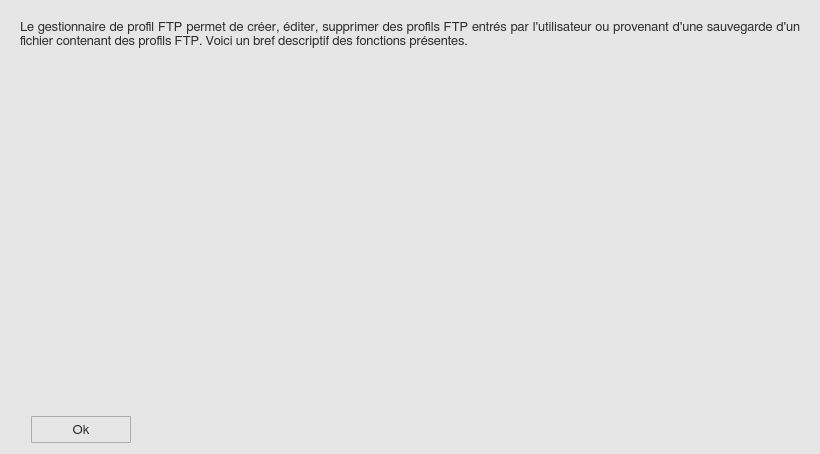
<?xml version="1.0" encoding="UTF-8"?>
<ui version="4.0">
 <class>infoWindow</class>
 <widget class="QWidget" name="infoWindow">
  <property name="geometry">
   <rect>
    <x>0</x>
    <y>0</y>
    <width>820</width>
    <height>454</height>
   </rect>
  </property>
  <property name="minimumSize">
   <size>
    <width>0</width>
    <height>0</height>
   </size>
  </property>
  <property name="maximumSize">
   <size>
    <width>16777215</width>
    <height>16777215</height>
   </size>
  </property>
  <property name="font">
   <font>
    <family>FreeSans</family>
    <pointsize>10</pointsize>
    <stylestrategy>PreferAntialias</stylestrategy>
    <kerning>true</kerning>
   </font>
  </property>
  <property name="windowTitle">
   <string>Information</string>
  </property>
  <property name="windowIcon">
   <iconset>
    <normaloff>icons/info_popup_icon.svg</normaloff>icons/info_popup_icon.svg</iconset>
  </property>
  <property name="styleSheet">
   <string notr="true">QWidget {
	background-color: rgb(230,230,230);
}

QScrollBar:vertical {
  border: 1px solid white;
  background-color: rgb(240, 240, 240);
  width: 20px;
  margin: 21px 0px 21px 0px;
}

QScrollBar:horizontal {
  border: 1px solid white;
  background-color: rgb(240, 240, 240);
  height: 20px;
  margin: 0px 21px 0px 21px;
}

QScrollBar::handle:vertical {
  background-color: rgb(205, 205, 205);
  min-height: 25px;
}

QScrollBar:handle:vertical:hover {
  background-color: rgb(166, 166, 166);
}

QScrollBar:handle:vertical:pressed {
  background-color: rgb(96, 96, 96);
}

QScrollBar::handle:horizontal {
  background-color: rgb(205, 205, 205);
  min-width: 25px;
}

QScrollBar:handle:horizontal:hover {
  background-color: rgb(166, 166, 166);
}

QScrollBar:handle:horizontal:pressed {
  background-color: rgb(96, 96, 96);
}

QScrollBar::add-line:vertical {
  border-top: 1px solid rgb(240,240,240);
  border-left: 1px solid white;
  border-right: 1px solid white;
  border-bottom: 1px solid white;
  background-color: rgb(240, 240, 240);
  height: 20px;
  subcontrol-position: bottom;
  subcontrol-origin: margin;
}

QScrollBar::add-line:vertical:hover {
  background-color: rgb(218, 218, 218);
}

QScrollBar::add-line:vertical:pressed {
  background-color: rgb(96, 96, 96);
}

QScrollBar::sub-line:vertical {
  border-top: 1px solid white;
  border-left: 1px solid white;
  border-right: 1px solid white;
  border-bottom: 1px solid rgb(240,240,240);
  background-color: rgb(240, 240, 240);
  height: 20px;
  subcontrol-position: top;
  subcontrol-origin: margin;
}

QScrollBar::sub-line:vertical:hover {
  background-color: rgb(218, 218, 218);
}

QScrollBar::sub-line:vertical:pressed {
  background-color: rgb(96, 96, 96);
}

QScrollBar::up-arrow:vertical {
  image: url(icons/up_arrow_icon.svg); 
  width: 16px;
  height: 16px;
}

QScrollBar::up-arrow:vertical:pressed {
  right: -1px;
  bottom: -1px;
}

QScrollBar::down-arrow:vertical {
  image: url(icons/down_arrow_icon.svg); 
  width: 16px;
  height: 16px;
}

QScrollBar::down-arrow:vertical:pressed {
  right: -1px;
  bottom: -1px;
}

QScrollBar::add-line:horizontal {
  border-top: 1px solid white;
  border-left: 1px solid rgb(240,240,240);
  border-right: 1px solid white;
  border-bottom: 1px solid white;
  background-color: rgb(240, 240, 240);
  width: 20px;
  subcontrol-position: right;
  subcontrol-origin: margin;
}

QScrollBar::add-line:horizontal:hover {
  background-color: rgb(218, 218, 218);
}

QScrollBar::add-line:horizontal:pressed {
  background-color: rgb(96, 96, 96);
}

QScrollBar::sub-line:horizontal {
  border-top: 1px solid white;
  border-left: 1px solid white;
  border-right: 1px solid rgb(240,240,240);
  border-bottom: 1px solid white;
  background-color: rgb(240, 240, 240);
  width: 20px;
  subcontrol-position: left;
  subcontrol-origin: margin;
}

QScrollBar::sub-line:horizontal:hover {
  background-color: rgb(218, 218, 218);
}

QScrollBar::sub-line:horizontal:pressed {
  background-color: rgb(96, 96, 96);
}

QScrollBar::left-arrow:horizontal {
  image: url(icons/left_arrow_icon.svg); 
  width: 16px;
  height: 16px;
}

QScrollBar::left-arrow:horizontal:pressed {
  right: -1px;
  bottom: -1px;
}

QScrollBar::right-arrow:horizontal {
  image: url(icons/right_arrow_icon.svg); 
  width: 16px;
  height: 16px;
}

QScrollBar::right-arrow:horizontal:pressed {
  right: -1px;
  bottom: -1px;
}</string>
  </property>
  <layout class="QGridLayout" name="gridLayout_2">
   <item row="0" column="0">
    <widget class="QScrollArea" name="other_attribute_scroll">
     <property name="styleSheet">
      <string notr="true">QScrollArea { background: transparent; }

QScrollArea &gt; QWidget &gt; QWidget { background: transparent; }

QScrollBar:vertical {
  border: 1px solid white;
  background-color: rgb(240, 240, 240);
  width: 20px;
  margin: 21px 0px 21px 0px;
}

QScrollBar:horizontal {
  border: 1px solid white;
  background-color: rgb(240, 240, 240);
  height: 20px;
  margin: 0px 21px 0px 21px;
}

QScrollBar::handle:vertical {
  background-color: rgb(205, 205, 205);
  min-height: 25px;
}

QScrollBar:handle:vertical:hover {
  background-color: rgb(166, 166, 166);
}

QScrollBar:handle:vertical:pressed {
  background-color: rgb(96, 96, 96);
}

QScrollBar::handle:horizontal {
  background-color: rgb(205, 205, 205);
  min-width: 25px;
}

QScrollBar:handle:horizontal:hover {
  background-color: rgb(166, 166, 166);
}

QScrollBar:handle:horizontal:pressed {
  background-color: rgb(96, 96, 96);
}

QScrollBar::add-line:vertical {
  border-top: 1px solid rgb(240,240,240);
  border-left: 1px solid white;
  border-right: 1px solid white;
  border-bottom: 1px solid white;
  background-color: rgb(240, 240, 240);
  height: 20px;
  subcontrol-position: bottom;
  subcontrol-origin: margin;
}

QScrollBar::add-line:vertical:hover {
  background-color: rgb(218, 218, 218);
}

QScrollBar::add-line:vertical:pressed {
  background-color: rgb(96, 96, 96);
}

QScrollBar::sub-line:vertical {
  border-top: 1px solid white;
  border-left: 1px solid white;
  border-right: 1px solid white;
  border-bottom: 1px solid rgb(240,240,240);
  background-color: rgb(240, 240, 240);
  height: 20px;
  subcontrol-position: top;
  subcontrol-origin: margin;
}

QScrollBar::sub-line:vertical:hover {
  background-color: rgb(218, 218, 218);
}

QScrollBar::sub-line:vertical:pressed {
  background-color: rgb(96, 96, 96);
}

QScrollBar::up-arrow:vertical {
  image: url(icons/up_arrow_icon.svg); 
  width: 16px;
  height: 16px;
}

QScrollBar::up-arrow:vertical:pressed {
  right: -1px;
  bottom: -1px;
}

QScrollBar::down-arrow:vertical {
  image: url(icons/down_arrow_icon.svg); 
  width: 16px;
  height: 16px;
}

QScrollBar::down-arrow:vertical:pressed {
  right: -1px;
  bottom: -1px;
}

QScrollBar::add-line:horizontal {
  border-top: 1px solid white;
  border-left: 1px solid rgb(240,240,240);
  border-right: 1px solid white;
  border-bottom: 1px solid white;
  background-color: rgb(240, 240, 240);
  width: 20px;
  subcontrol-position: right;
  subcontrol-origin: margin;
}

QScrollBar::add-line:horizontal:hover {
  background-color: rgb(218, 218, 218);
}

QScrollBar::add-line:horizontal:pressed {
  background-color: rgb(96, 96, 96);
}

QScrollBar::sub-line:horizontal {
  border-top: 1px solid white;
  border-left: 1px solid white;
  border-right: 1px solid rgb(240,240,240);
  border-bottom: 1px solid white;
  background-color: rgb(240, 240, 240);
  width: 20px;
  subcontrol-position: left;
  subcontrol-origin: margin;
}

QScrollBar::sub-line:horizontal:hover {
  background-color: rgb(218, 218, 218);
}

QScrollBar::sub-line:horizontal:pressed {
  background-color: rgb(96, 96, 96);
}

QScrollBar::left-arrow:horizontal {
  image: url(icons/left_arrow_icon.svg); 
  width: 16px;
  height: 16px;
}

QScrollBar::left-arrow:horizontal:pressed {
  right: -1px;
  bottom: -1px;
}

QScrollBar::right-arrow:horizontal {
  image: url(icons/right_arrow_icon.svg); 
  width: 16px;
  height: 16px;
}

QScrollBar::right-arrow:horizontal:pressed {
  right: -1px;
  bottom: -1px;
}</string>
     </property>
     <property name="frameShape">
      <enum>QFrame::NoFrame</enum>
     </property>
     <property name="sizeAdjustPolicy">
      <enum>QAbstractScrollArea::AdjustToContentsOnFirstShow</enum>
     </property>
     <property name="widgetResizable">
      <bool>true</bool>
     </property>
     <property name="alignment">
      <set>Qt::AlignLeading|Qt::AlignLeft|Qt::AlignTop</set>
     </property>
     <widget class="QWidget" name="scrollAreaWidgetContents">
      <property name="geometry">
       <rect>
        <x>0</x>
        <y>0</y>
        <width>798</width>
        <height>379</height>
       </rect>
      </property>
      <layout class="QGridLayout" name="gridLayout">
       <item row="0" column="0">
        <widget class="QLabel" name="iw_label_1">
         <property name="minimumSize">
          <size>
           <width>0</width>
           <height>0</height>
          </size>
         </property>
         <property name="maximumSize">
          <size>
           <width>16777215</width>
           <height>16777215</height>
          </size>
         </property>
         <property name="font">
          <font>
           <family>FreeSans</family>
           <pointsize>10</pointsize>
           <stylestrategy>PreferAntialias</stylestrategy>
           <kerning>true</kerning>
          </font>
         </property>
         <property name="styleSheet">
          <string notr="true">QLabel {
	color: rgb(45,45,45);
}</string>
         </property>
         <property name="frameShape">
          <enum>QFrame::NoFrame</enum>
         </property>
         <property name="frameShadow">
          <enum>QFrame::Plain</enum>
         </property>
         <property name="lineWidth">
          <number>0</number>
         </property>
         <property name="midLineWidth">
          <number>0</number>
         </property>
         <property name="text">
          <string>&lt;html&gt;&lt;head/&gt;&lt;body&gt;&lt;p&gt;Le gestionnaire de profil FTP permet de créer, éditer, supprimer des profils FTP entrés par l'utilisateur ou provenant d'une sauvegarde d'un fichier contenant des profils FTP. Voici un bref descriptif des fonctions présentes.&lt;/p&gt;&lt;p&gt;&lt;br/&gt;&lt;/p&gt;&lt;p&gt;&lt;img src=&quot;icons/plus_icon.svg&quot; style=&quot;max-width: 100%; height: auto;&quot; alt=&quot;Description&quot;&gt;&lt;/p&gt;&lt;/body&gt;&lt;/html&gt;</string>
         </property>
         <property name="textFormat">
          <enum>Qt::AutoText</enum>
         </property>
         <property name="alignment">
          <set>Qt::AlignJustify|Qt::AlignTop</set>
         </property>
         <property name="wordWrap">
          <bool>true</bool>
         </property>
        </widget>
       </item>
      </layout>
     </widget>
    </widget>
   </item>
   <item row="1" column="0">
    <spacer name="verticalSpacer_2">
     <property name="orientation">
      <enum>Qt::Vertical</enum>
     </property>
     <property name="sizeType">
      <enum>QSizePolicy::Fixed</enum>
     </property>
     <property name="sizeHint" stdset="0">
      <size>
       <width>20</width>
       <height>10</height>
      </size>
     </property>
    </spacer>
   </item>
   <item row="2" column="0">
    <layout class="QHBoxLayout" name="horizontalLayout_2">
     <item>
      <spacer name="horizontalSpacer_3">
       <property name="orientation">
        <enum>Qt::Horizontal</enum>
       </property>
       <property name="sizeType">
        <enum>QSizePolicy::Fixed</enum>
       </property>
       <property name="sizeHint" stdset="0">
        <size>
         <width>20</width>
         <height>20</height>
        </size>
       </property>
      </spacer>
     </item>
     <item>
      <widget class="QToolButton" name="iw_okButton">
       <property name="minimumSize">
        <size>
         <width>100</width>
         <height>27</height>
        </size>
       </property>
       <property name="maximumSize">
        <size>
         <width>100</width>
         <height>27</height>
        </size>
       </property>
       <property name="font">
        <font>
         <family>FreeSans</family>
         <pointsize>10</pointsize>
         <stylestrategy>PreferAntialias</stylestrategy>
         <kerning>true</kerning>
        </font>
       </property>
       <property name="styleSheet">
        <string notr="true">QToolButton {
    border: 1px solid #acacac;
    border-radius: 1px;
    background-color: qlineargradient(x1: 0, y1: 0, x2: 0, y2: 1, 
								stop: 0 #f0f0f0, stop: 1 #e5e5e5);
	color: rgb(45,45,45)
}

QToolButton:hover {
	border: 1px solid #7eb4ea;
    border-radius: 1px;
	background-color: qlineargradient(x1: 0, y1: 0, x2: 0, y2: 1, 
								stop: 0 #ecf4fc, stop: 1 #dcecfc);
}


QToolButton:pressed {
	border: 1px solid #579de5;
    border-radius: 1px;
    background-color: qlineargradient(x1: 0, y1: 0, x2: 0, y2: 1,
                                      stop: 0 #daecfc, stop: 1 #c4e0fc);
}</string>
       </property>
       <property name="text">
        <string>Ok</string>
       </property>
      </widget>
     </item>
     <item>
      <spacer name="horizontalSpacer_4">
       <property name="orientation">
        <enum>Qt::Horizontal</enum>
       </property>
       <property name="sizeHint" stdset="0">
        <size>
         <width>40</width>
         <height>20</height>
        </size>
       </property>
      </spacer>
     </item>
    </layout>
   </item>
  </layout>
 </widget>
 <resources/>
 <connections/>
</ui>
